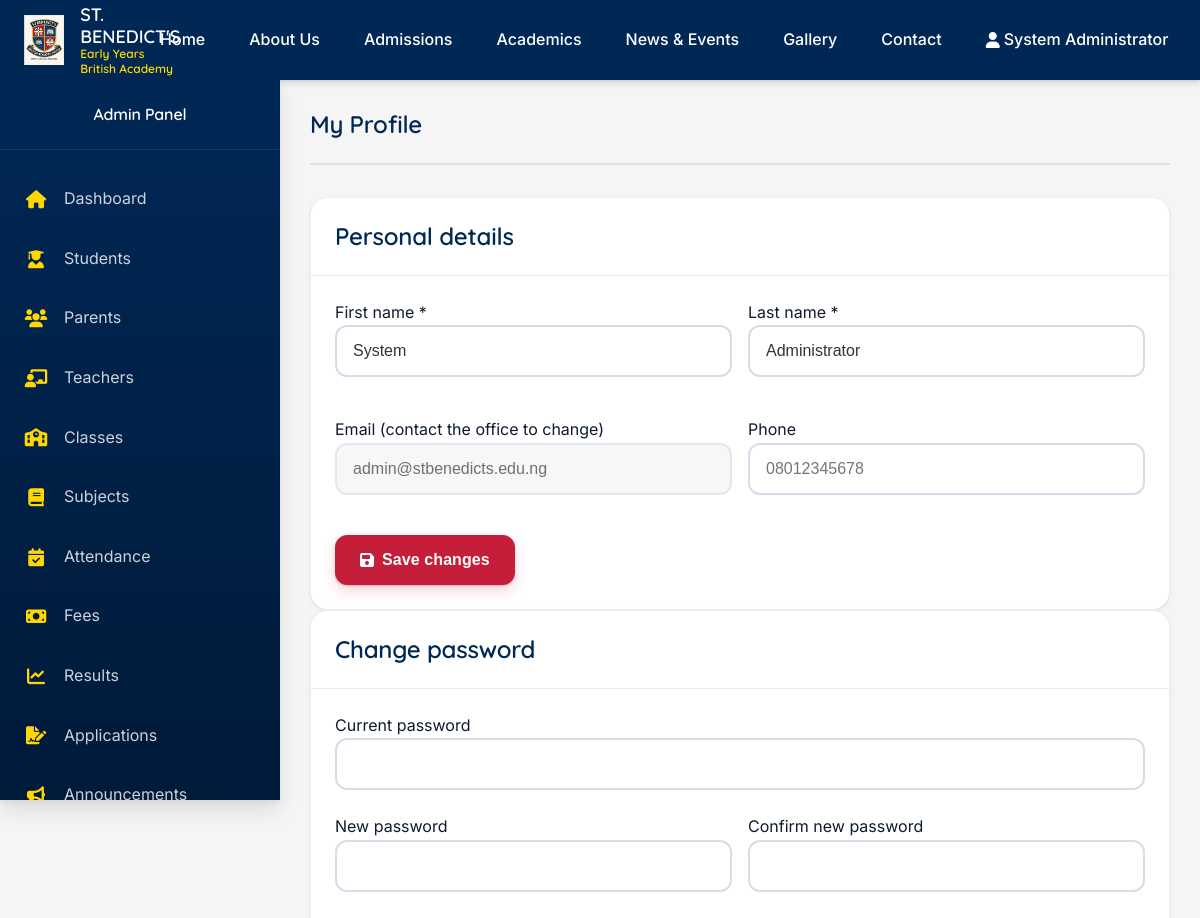
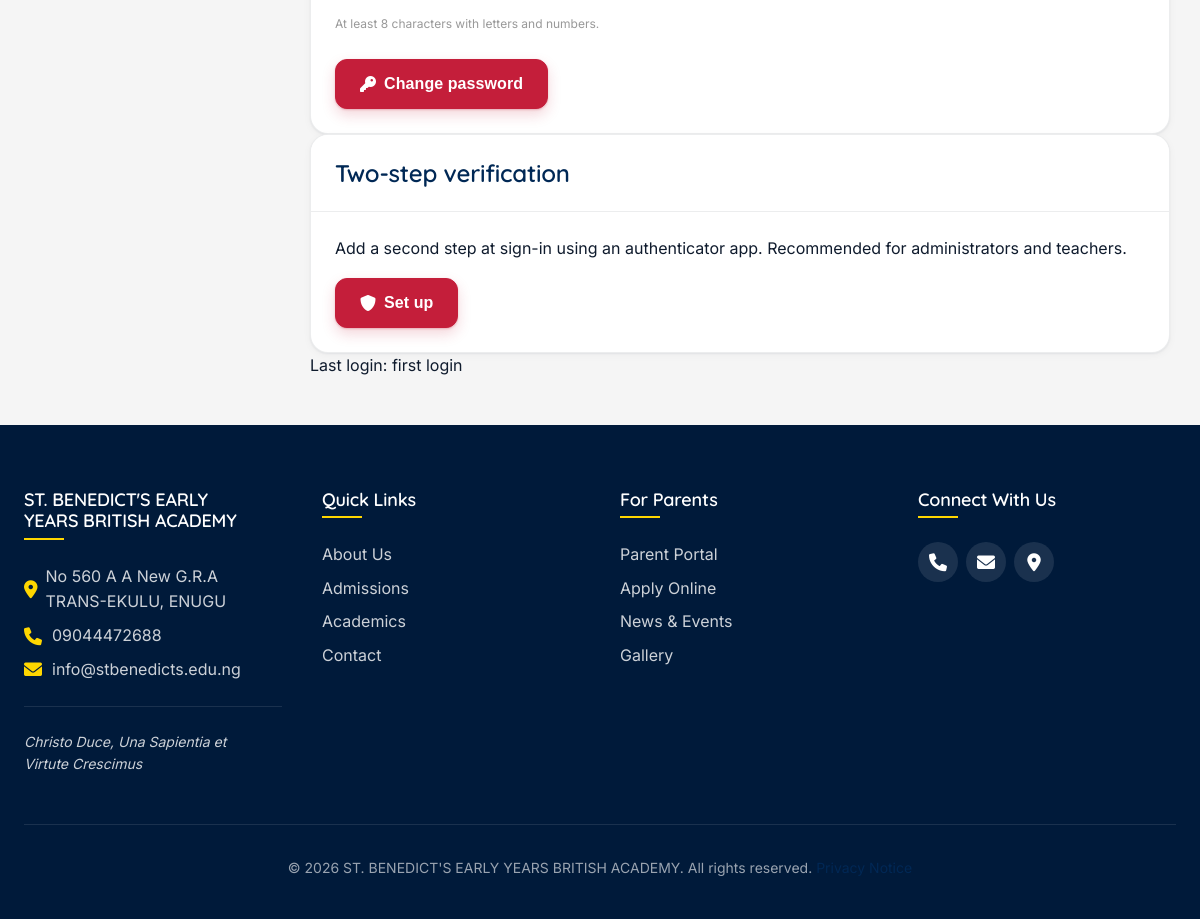
Screenshot of /admin/profile.php (signed in) with the database file from the repository (2 pictures, top to bottom).
### tables this page shows
CREATE TABLE users (
    id INT PRIMARY KEY AUTO_INCREMENT,
    username VARCHAR(50) UNIQUE NOT NULL,
    email VARCHAR(100) UNIQUE NOT NULL,
    password_hash VARCHAR(255) NOT NULL,
    first_name VARCHAR(50) NOT NULL,
    last_name VARCHAR(50) NOT NULL,
    phone VARCHAR(20),
    role ENUM('admin', 'teacher', 'student', 'parent') NOT NULL,
    profile_image VARCHAR(255),
    is_active BOOLEAN DEFAULT TRUE,
    last_login DATETIME,
    login_attempts INT DEFAULT 0,
    locked_until DATETIME,
    totp_secret VARCHAR(64) NULL,
    totp_enabled TINYINT(1) NOT NULL DEFAULT 0,
    created_at TIMESTAMP DEFAULT CURRENT_TIMESTAMP,
    updated_at TIMESTAMP DEFAULT CURRENT_TIMESTAMP ON UPDATE CURRENT_TIMESTAMP,
    deleted_at TIMESTAMP NULL,
    INDEX idx_email (email),
    INDEX idx_role (role)
);

### admin/profile.php (called while the page is built, shortened)
<?php
require_once __DIR__ . '/../config/security.php';
require_once __DIR__ . '/../includes/auth.php';
require_once __DIR__ . '/../includes/profile_page.php';
include __DIR__ . '/../includes/header.php';
render_profile_page('admin');
include __DIR__ . '/../includes/footer.php';

### config/database.php (called while the page is built, shortened)
<?php
class Database {
    private static $instance = null;
    private $connection;
    private $charset = 'utf8mb4';
    private function __construct() {
        try {
            $dsn = "mysql:host=" . DB_HOST . ";dbname=" . DB_NAME . ";charset={$this->charset}";
            $options = [
                PDO::ATTR_ERRMODE => PDO::ERRMODE_EXCEPTION,
                PDO::ATTR_DEFAULT_FETCH_MODE => PDO::FETCH_ASSOC,
                PDO::ATTR_EMULATE_PREPARES => false,
                PDO::MYSQL_ATTR_INIT_COMMAND => "SET NAMES utf8mb4 COLLATE utf8mb4_unicode_ci"
            ];
            $this->connection = new PDO($dsn, DB_USER, DB_PASS, $options);
        } catch (PDOException $e) {
            error_log("Database Connection Error: " . $e->getMessage());
            http_response_code(503);
            die("Database connection failed. Please try again later.");
        }
    }
    public static function getInstance() {
        if (self::$instance === null) {
            self::$instance = new self();
        }
        return self::$instance;
    }
    public function query($sql, $params = []) {
        try {
            $this->statement = $this->connection->prepare($sql);
            foreach (array_values($params) as $i => $value) {
                if (is_int($value)) $type = PDO::PARAM_INT;
                elseif (is_bool($value)) { $type = PDO::PARAM_INT; $value = (int)$value; }
                elseif ($value === null) $type = PDO::PARAM_NULL;
                else $type = PDO::PARAM_STR;
                $key = is_string(array_keys($params)[$i]) ? array_keys($params)[$i] : $i + 1;
                $this->statement->bindValue($key, $value, $type);
            }
            $this->statement->execute();
            return $this->statement;
        } catch (PDOException $e) {
            error_log("Query Error: " . $e->getMessage() . " SQL: " . $sql);
            throw new Exception("Database query failed");
        }
    }
    public function getRow($sql, $params = []) {
        return $this->query($sql, $params)->fetch();
    }
}
if (!function_exists('db')) {
    function db() {
        return Database::getInstance();
    }
}

### config/security.php (called while the page is built, shortened)
<?php
require_once __DIR__ . '/database.php';
if (!function_exists('e')) {
    function e($value) {
        return htmlspecialchars((string)($value ?? ''), ENT_QUOTES, 'UTF-8');
    }
}
require_once dirname(__DIR__) . '/includes/layout.php';

### includes/profile_page.php (the view, shortened to what this page needs)
<?php
function render_profile_page($role) {
    $db = db();
    $uid = (int)$_SESSION['user_id'];
    $table = ['teacher' => 'teachers', 'parent' => 'parents'][$role] ?? null;
    $addr = $table ? "x.address" : "NULL";
    $join = $table ? "LEFT JOIN $table x ON x.user_id = u.id" : '';
    $me = $db->getRow("SELECT u.username, u.email, u.first_name, u.last_name, u.phone, $addr AS address, u.last_login, u.totp_enabled FROM users u $join WHERE u.id = ?", [$uid]);
    ?>
    <div class="card"><div class="card-header"><h3>Personal details</h3></div><div class="card-body">
        <form method="POST"><?php echo csrf_field(); ?><input type="hidden" name="action" value="profile">
            <div class="form-row">
                <div class="form-group"><label for="first_name">First name *</label><input class="form-control" id="first_name" name="first_name" required maxlength="50" value="<?php echo e($me['first_name']); ?>"></div>
                <div class="form-group"><label for="last_name">Last name *</label><input class="form-control" id="last_name" name="last_name" required maxlength="50" value="<?php echo e($me['last_name']); ?>"></div>
            </div>
            <div class="form-row">
                <div class="form-group"><label>Email (contact the office to change)</label><input class="form-control" value="<?php echo e($me['email']); ?>" disabled></div>
                <div class="form-group"><label for="phone">Phone</label><input class="form-control" id="phone" name="phone" type="tel" inputmode="tel" placeholder="08012345678" value="<?php echo e($me['phone']); ?>"></div>
            </div>
            <button type="submit" class="btn btn-primary"><i class="fas fa-save"></i> Save changes</button>
        </form>
    </div></div>
    <div class="card"><div class="card-header"><h3>Change password</h3></div><div class="card-body">
        <form method="POST" autocomplete="off"><?php echo csrf_field(); ?><input type="hidden" name="action" value="password">
            <div class="form-group"><label for="current_password">Current password</label><input class="form-control" type="password" id="current_password" name="current_password" required autocomplete="current-password"></div>
            <div class="form-row">
                <div class="form-group"><label for="new_password">New password</label><input class="form-control" type="password" id="new_password" name="new_password" required minlength="8" autocomplete="new-password"></div>
                <div class="form-group"><label for="confirm_password">Confirm new password</label><input class="form-control" type="password" id="confirm_password" name="confirm_password" required minlength="8" autocomplete="new-password"></div>
            </div>
            <small class="form-text text-muted">At least 8 characters with letters and numbers.</small><br>
            <button type="submit" class="btn btn-primary"><i class="fas fa-key"></i> Change password</button>
        </form>
    </div></div>
    <div class="card"><div class="card-header"><h3>Two-step verification</h3></div><div class="card-body">
    <?php if (!empty($me['totp_enabled'])): ?>
        <p><span class="badge badge-success">On</span> Your account asks for an authenticator code at sign-in.</p>
        <form method="POST" autocomplete="off"><?php echo csrf_field(); ?><input type="hidden" name="action" value="2fa_disable">
            <div class="form-group"><label for="d2_pw">Confirm your password to turn it off</label><input class="form-control" type="password" id="d2_pw" name="current_password" required autocomplete="current-password"></div>
            <button type="submit" class="btn btn-danger"><i class="fas fa-shield-alt"></i> Turn off</button>
        </form>
    <?php else: ?>
        <p>Add a second step at sign-in using an authenticator app. Recommended for administrators and teachers.</p>
        <form method="POST"><?php echo csrf_field(); ?><input type="hidden" name="action" value="2fa_start">
            <button type="submit" class="btn btn-primary"><i class="fas fa-shield-alt"></i> Set up</button>
        </form>
    <?php endif; ?>
    </div></div>
    <p class="text-muted">Last login: <?php echo e($me['last_login'] ? formatDate($me['last_login'], 'd M Y, h:i A') : 'first login'); ?></p>
    <?php
}

### assets/css/style.css (style rules this page uses)
:root { --navy: #002855; --navy-dark: #001a3a; --navy-light: #1a3a6b; --red: #c41e3a; --red-dark: #a01830; --red-light: #d4455e; --gold: #ffd700; --gold-dark: #e6c200; --gold-light: #ffdf4d; --white: #ffffff; --off-white: #f8f9fa; --light-gray: #f5f5f5; --medium-gray: #e0e0e0; --gray: #999999; --dark-gray: #333333; --black: #000000; --success: #28a745; --success-dark: #218838; --success-light: #6cdf7c; --warning: #ffc107; --warning-dark: #e0a800; --warning-light: #ffdb6d; --danger: #dc3545; --danger-dark: #c82333; --danger-light: #f06a7a; --info: #17a2b8; --info-dark: #138496; --info-light: #54d0e6; --font-primary: 'Inter', -apple-system, BlinkMacSystemFont, 'Segoe UI', Roboto, Oxygen, Ubuntu, sans-serif; --font-secondary: 'Quicksand', -apple-system, BlinkMacSystemFont, 'Segoe UI', Roboto, Oxygen, Ubuntu, sans-serif; --font-size-xs: 0.75rem; --font-size-sm: 0.875rem; --font-size-md: 1rem; --font-size-lg: 1.125rem; --font-size-xl: 1.25rem; --font-size-2xl: 1.5rem; --font-size-3xl: 1.875rem; --font-size-4xl: 2.25rem; --font-size-5xl: 3rem; --spacing-xs: 0.25rem; --spacing-sm: 0.5rem; --spacing-md: 1rem; --spacing-lg: 1.5rem; --spacing-xl: 2rem; --spacing-2xl: 2.5rem; --spacing-3xl: 3rem; --spacing-4xl: 4rem; --radius-sm: 0.25rem; --radius-md: 0.5rem; --radius-lg: 1rem; --radius-xl: 1.5rem; --radius-full: 9999px; --shadow-sm: 0 1px 3px rgba(0,0,0,0.12), 0 1px 2px rgba(0,0,0,0.24); --shadow-md: 0 4px 6px rgba(0,0,0,0.1), 0 1px 3px rgba(0,0,0,0.08); --shadow-lg: 0 10px 20px rgba(0,0,0,0.1), 0 3px 6px rgba(0,0,0,0.05); --shadow-xl: 0 20px 40px rgba(0,0,0,0.15), 0 5px 15px rgba(0,0,0,0.1); --shadow-inner: inset 0 2px 4px rgba(0,0,0,0.06); --transition-fast: 150ms ease; --transition-normal: 300ms ease; --transition-slow: 500ms ease; --transition-bounce: 300ms cubic-bezier(0.68, -0.55, 0.265, 1.55); --z-dropdown: 1000; --z-sticky: 1020; --z-fixed: 1030; --z-modal: 1040; --z-popover: 1050; --z-tooltip: 1060; --header-height: 80px; --sidebar-width: 280px; --sidebar-collapsed-width: 80px; --container-max-width: 1280px; --container-padding: var(--spacing-lg); }
*, *::before, *::after { margin: 0; padding: 0; box-sizing: border-box; }
html { font-size: 16px; scroll-behavior: smooth; -webkit-font-smoothing: antialiased; -moz-osx-font-smoothing: grayscale; text-rendering: optimizeLegibility; }
body { font-family: var(--font-primary); font-size: var(--font-size-md); line-height: 1.6; color: var(--dark-gray); background-color: var(--white); overflow-x: hidden; transition: background-color var(--transition-normal), color var(--transition-normal); }
h1, h2, h3, h4, h5, h6 { font-family: var(--font-secondary); font-weight: 600; line-height: 1.2; margin-bottom: var(--spacing-md); color: var(--navy); transition: color var(--transition-normal); }
h3 { font-size: var(--font-size-2xl); }
p { margin-bottom: var(--spacing-md); }
.btn { display: inline-flex; align-items: center; justify-content: center; gap: var(--spacing-sm); padding: 0.75rem 1.5rem; border-radius: var(--radius-md); font-weight: 500; font-size: var(--font-size-md); line-height: 1.5; text-align: center; cursor: pointer; transition: all var(--transition-fast); border: 2px solid transparent; background: none; white-space: nowrap; user-select: none; }
.btn-primary { background-color: var(--red); color: var(--white); }
.form-group { margin-bottom: var(--spacing-lg); }
.form-control { display: block; width: 100%; padding: 0.75rem 1rem; font-size: var(--font-size-md); line-height: 1.5; color: var(--dark-gray); background-color: var(--white); border: 2px solid var(--medium-gray); border-radius: var(--radius-md); transition: all var(--transition-fast); }
.form-control:disabled, .form-control[readonly] { background-color: var(--light-gray); opacity: 0.7; cursor: not-allowed; }
.form-row { display: grid; grid-template-columns: repeat(auto-fit, minmax(250px, 1fr)); gap: var(--spacing-md); margin-bottom: var(--spacing-md); }
.form-text { display: block; margin-top: var(--spacing-xs); font-size: var(--font-size-xs); color: var(--gray); }
.card { background-color: var(--white); border-radius: var(--radius-lg); box-shadow: var(--shadow-sm); transition: all var(--transition-normal); overflow: hidden; }
.card-header { padding: var(--spacing-lg); border-bottom: 1px solid var(--light-gray); background-color: var(--off-white); }
.card-header h1, .card-header h2, .card-header h3, .card-header h4, .card-header h5, .card-header h6 { margin-bottom: 0; }
.card-body { padding: var(--spacing-lg); }

### rows the page displays
users: first_name "System", last_name "Administrator", email "admin@stbenedicts.edu.ng", last_login "first login"

### other values shown
$label "Home"
$label "About Us"
$label "Admissions"
$label "Academics"
$label "News & Events"
$label "Gallery"
$label "Contact"
$_SESSION['user_name'] "System Administrator"
$titles[$role] "Admin Panel"
$label "Dashboard"
$label "Students"
$label "Parents"
$label "Teachers"
$label "Classes"
$label "Subjects"
